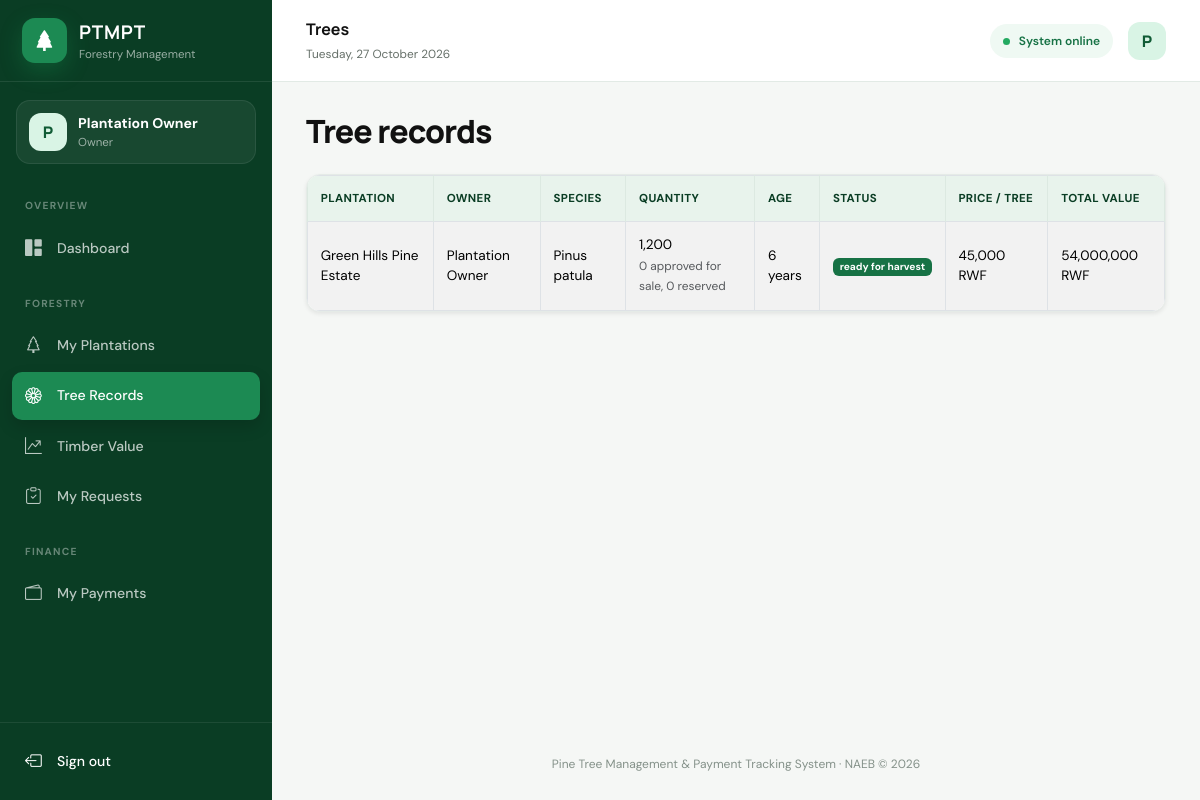
Screenshot of /trees.php (signed in) with the database file from the repository.
### tables this page shows
CREATE TABLE IF NOT EXISTS trees (
  tree_id INT AUTO_INCREMENT PRIMARY KEY,
  plantation_id INT NOT NULL,
  tree_type_id INT NOT NULL,
  species VARCHAR(100) NOT NULL,
  quantity INT NOT NULL,
  age_years INT NOT NULL,
  growth_status ENUM('seedling','growing','mature','ready_for_harvest') NOT NULL,
  unit_price DECIMAL(15,2) NOT NULL DEFAULT 0,
  estimated_value DECIMAL(15,2) NOT NULL DEFAULT 0,
  sale_quantity INT NOT NULL DEFAULT 0,
  reserved_quantity INT NOT NULL DEFAULT 0,
  FOREIGN KEY (plantation_id) REFERENCES plantations(plantation_id) ON DELETE CASCADE
  ,FOREIGN KEY (tree_type_id) REFERENCES tree_types(tree_type_id) ON DELETE RESTRICT
);

CREATE TABLE IF NOT EXISTS plantations (
  plantation_id INT AUTO_INCREMENT PRIMARY KEY,
  owner_id INT NOT NULL,
  plantation_name VARCHAR(150) NOT NULL,
  district VARCHAR(100) NOT NULL,
  sector VARCHAR(100) NOT NULL,
  latitude DECIMAL(10,7) NOT NULL,
  longitude DECIMAL(10,7) NOT NULL,
  area_size DECIMAL(10,2) NOT NULL,
  plant_request_id INT NULL UNIQUE,
  created_at TIMESTAMP DEFAULT CURRENT_TIMESTAMP,
  FOREIGN KEY (owner_id) REFERENCES users(user_id) ON DELETE RESTRICT
);

CREATE TABLE IF NOT EXISTS users (
  user_id INT AUTO_INCREMENT PRIMARY KEY,
  full_name VARCHAR(100) NOT NULL,
  email VARCHAR(100) NOT NULL UNIQUE,
  phone VARCHAR(20),
  password VARCHAR(255) NOT NULL,
  role ENUM('admin', 'forestry_officer', 'naeb_officer', 'owner', 'buyer') NOT NULL DEFAULT 'owner',
  created_at TIMESTAMP DEFAULT CURRENT_TIMESTAMP
);

### auth.php (called while the page is built, shortened)
<?php
function e($value): string {
    return htmlspecialchars((string)$value, ENT_QUOTES, 'UTF-8');
}
function money($amount): string {
    return number_format((float)$amount, 0) . ' RWF';
}
?>

### trees.php (the view, shortened to what this page needs)
<?php
include 'conn.php';
include 'auth.php';
$where = $_SESSION['role'] === 'owner' ? 'WHERE p.owner_id=' . (int) $_SESSION['user_id'] : '';
$rows = mysqli_query($con, "SELECT t.*,p.plantation_name,u.full_name owner_name FROM trees t JOIN plantations p ON p.plantation_id=t.plantation_id JOIN users u ON u.user_id=p.owner_id $where ORDER BY p.plantation_name,t.tree_id DESC");
include 'includes/header.php';
include 'includes/navbar.php';
?>
<div class="d-flex justify-content-between align-items-center mb-3">
    <h1 class="page-title h2"><?= $_SESSION['role'] === 'buyer' ? 'Available trees' : 'Tree records' ?></h1>
</div>
<div class="table-responsive shadow-sm">
    <table class="table table-striped table-hover table-bordered mb-0">
        <thead>
            <tr>
                <th>Plantation</th>
                <th>Owner</th>
                <th>Species</th>
                <th>Quantity</th>
                <th>Age</th>
                <th>Status</th>
                <th>Price / tree</th><th>Total value</th><?php if (in_array($_SESSION['role'], ['forestry_officer','buyer'], true)): ?>
                    <th>Action</th><?php endif; ?>
            </tr>
        </thead>
        <tbody>
            <?php while ($t = mysqli_fetch_assoc($rows)): ?>
                <tr>
                    <td><?= e($t['plantation_name']) ?></td>
                    <td><?= e($t['owner_name']) ?></td>
                    <td><?= e($t['species']) ?></td>
                    <td><?= number_format($_SESSION['role']==='buyer' ? $t['sale_quantity']-$t['reserved_quantity'] : $t['quantity']) ?><?= $_SESSION['role']==='owner' ? '<br><small class="text-muted">'.number_format($t['sale_quantity']).' approved for sale, '.number_format($t['reserved_quantity']).' reserved</small>' : '' ?></td>
                    <td><?= (int) $t['age_years'] ?> years</td>
                    <td><span
                            class="badge text-bg-<?= in_array($t['growth_status'], ['mature', 'ready_for_harvest']) ? 'success' : 'secondary' ?>"><?= e(str_replace('_', ' ', $t['growth_status'])) ?></span>
                    </td>
                    <td><?= $t['unit_price'] > 0 ? e(money($t['unit_price'])) : '<span class="text-muted">Not priced</span>' ?></td>
                    <td><?= e(money($t['estimated_value'])) ?></td><?php if (in_array($_SESSION['role'], ['forestry_officer','buyer'], true)): ?>
                        <td><?php if ($_SESSION['role'] === 'buyer'): ?><a class="btn btn-sm btn-success" href="request_form.php?tree_id=<?= (int) $t['tree_id'] ?>">Request purchase</a><?php else: ?><a class="btn btn-sm btn-outline-success" href="tree_form.php?id=<?= (int) $t['tree_id'] ?>">Edit</a><?php endif; ?>
                        </td><?php endif; ?>
                </tr><?php endwhile; ?>
        </tbody>
    </table>
</div><?php include 'includes/footer.php'; ?>

### style.css (style rules this page uses)
:root { --forest-950: #072e1b; --forest-900: #0a3d24; --forest-800: #105b35; --forest-700: #177245; --forest-600: #1c8a53; --forest-100: #dff3e8; --forest-50: #eff9f3; --ink: #111111; --muted: #667069; --canvas: #f5f7f5; --sidebar-width: 272px; }
* { box-sizing: border-box; }
body { margin: 0; background: var(--canvas); color: var(--ink); font-family: "DM Sans", sans-serif; min-height: 100vh; }
h1, h2, h3, h4, h5, h6, .page-title { font-family: "Manrope", sans-serif; }
.page-title { color: var(--ink); font-weight: 800; letter-spacing: -0.03em; }
.card, .table-responsive { border-radius: 14px; }
.table-responsive { background: white; border: 1px solid #e5ebe7; }
.table { font-size: 0.85rem; }
.table > :not(caption) > * > * { padding: 0.85rem 0.8rem; vertical-align: middle; }
.table thead th { background: #e8f3ec; border-color: #dce9e1; color: var(--forest-900); font-size: 0.72rem; letter-spacing: 0.03em; white-space: nowrap; text-transform: uppercase; }
.text-bg-success { background-color: var(--forest-700) !important; }

### rows the page displays
trees: plantation.plantation_name "Green Hills Pine Estate", users.full_name "Plantation Owner", species "Pinus patula", quantity "1,200", sale_quantity "0", reserved_quantity "0", age_years "6", growth_status "ready for harvest", unit_price "45,000 RWF", estimated_value "54,000,000 RWF"

### other values shown
substr($_SESSION['full_name'], 0, 1) "P"
$_SESSION['full_name'] "Plantation Owner"
$role_label "Owner"
$page_title "Trees"
